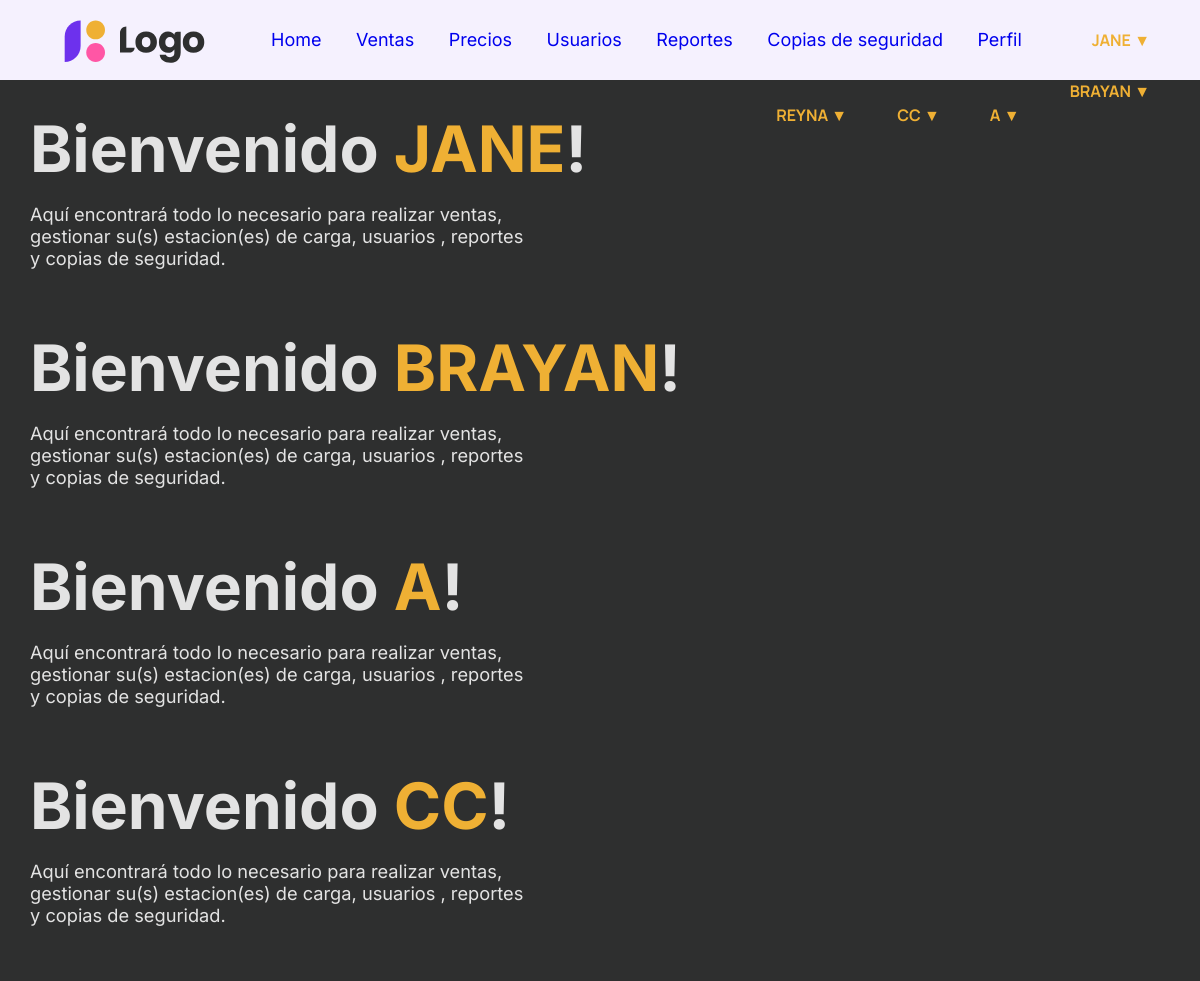
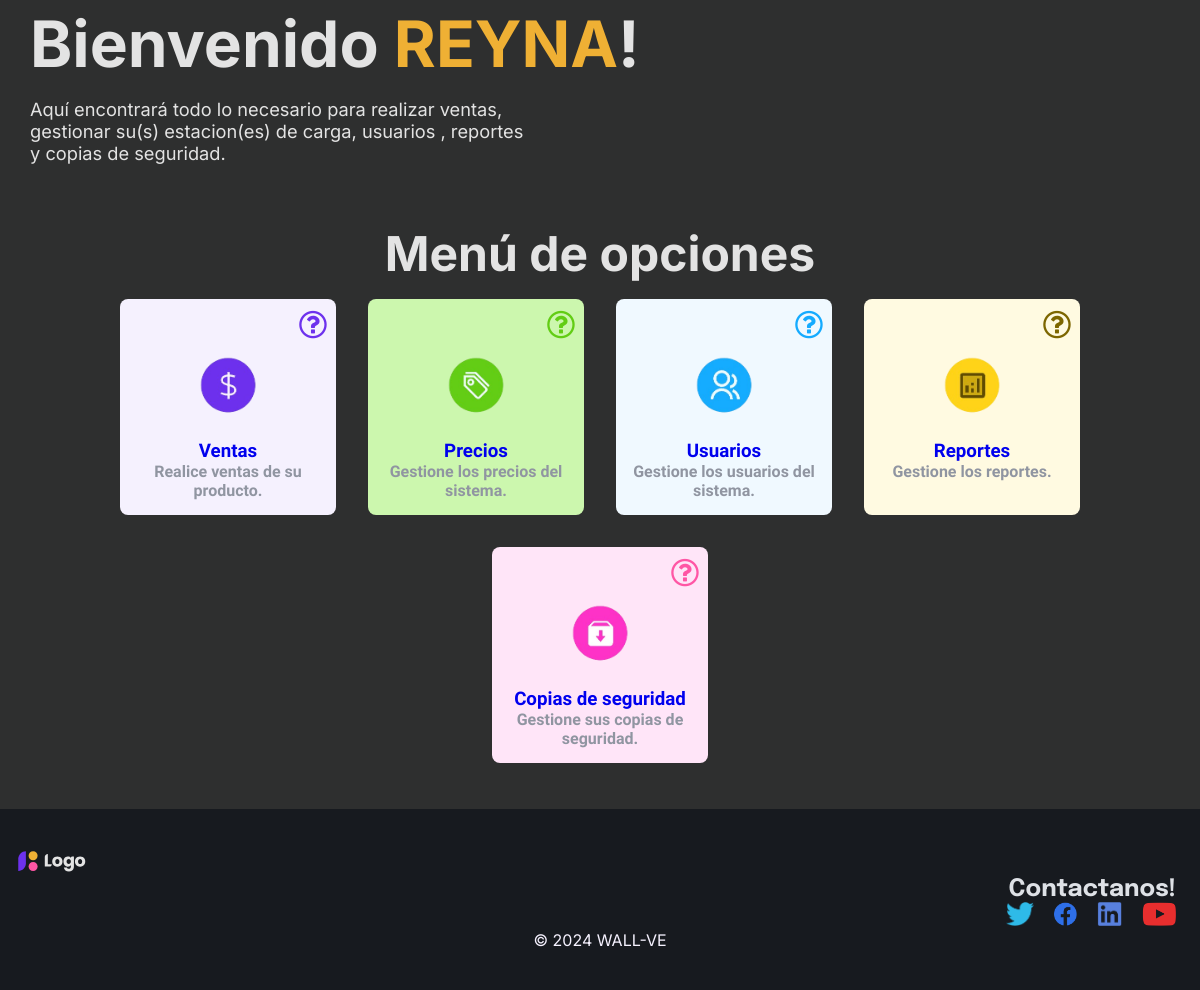
The page /menuAntiguoSinUso.php on the database its author committed (2 pictures, top to bottom).
### tables this page shows
CREATE TABLE `tusuario` (
  `idEmp` int(11) NOT NULL,
  `nombreEmp` varchar(60) NOT NULL,
  `apellidoPEmp` varchar(60) DEFAULT NULL,
  `apellidoMEmp` varchar(60) DEFAULT NULL,
  `fechaNacEmp` date NOT NULL,
  `telEmp` bigint(20) NOT NULL,
  `generoEmp` varchar(12) NOT NULL,
  `emailEmp` varchar(50) NOT NULL,
  `direccionEmp` varchar(60) NOT NULL,
  `ciudadEmp` varchar(60) NOT NULL,
  `turnoEmp` varchar(10) NOT NULL,
  `rolEmp` varchar(20) NOT NULL,
  `idloginEmp` varchar(15) NOT NULL,
  `passEmp` varchar(60) NOT NULL,
  `fIngreso` date NOT NULL
);

### menuAntiguoSinUso.php (the view, shortened to what this page needs)
<!DOCTYPE html>
<html lang="en">
<head>
    <link
      rel="stylesheet"
      href="https://cdnjs.cloudflare.com/ajax/libs/font-awesome/6.0.0-beta3/css/all.min.css"
    />
    <link rel="stylesheet" href="https://cdnjs.cloudflare.com/ajax/libs/font-awesome/4.7.0/css/font-awesome.min.css">
    <link rel="stylesheet" href="./Css/menu.css" />
</head>
<body>
        <nav>
            <a href="#"><img class="logo" src="./img/logoo.svg" alt="logo"></a>
            <ul>
                <li><a href="menu.php"  >Home</a></li>
                <li><a href="Admin_Ventas.html"  >Ventas</a></li>
                <li><a href="Admin_Precios.html"  >Precios</a></li>
                <li><a href="Admin_Usuarios.html"  >Usuarios</a></li>
                <li><a href="Admin_Reportes.html"  >Reportes</a></li>
                <li><a href="Admin_CopiasSeg.html"  >Copias de seguridad</a></li>
                <li><a href="Admin_Perfil.html"  >Perfil</a></li>
           </ul>
           <?php
    include("connection/conexion.php");
    $sql = "select * from tusuario";
    $resultado = mysqli_query($conexion, $sql);
    ?>
    <?php while($usu = mysqli_fetch_assoc($resultado))
    {
    ?>
            <button id="perfil" onclick="mostrarPersonalizacion()">
            <?php echo $usu['nombreEmp'];
                ?> ▼</button>
            <?php
    }
    ?>
        </nav>
    <?php
    include("connection/conexion.php");
    $sql = "select * from tusuario";
    $resultado = mysqli_query($conexion, $sql);
    ?>
    <?php while($usu = mysqli_fetch_assoc($resultado))
    {
    ?>
    <header class="content header">
            <div class="header-content">
                <h2 class="title">Bienvenido <span>
                    <?php echo $usu['nombreEmp'];
                ?></span>!</h2>
            <p>Aquí encontrará todo lo necesario para realizar ventas, gestionar su(s) estacion(es) de carga, usuarios , reportes y copias de seguridad.</p>
            </div>
    </header>
<?php
    }
    ?>
    <section class="content sau">
        <h2 class="title">Menú de opciones</h2>
            <div class="box-container">
                    <a class="box ventas-box" id="cajaVentas" href="Admin_Ventas.html">
                                <i class="fa fa-question-circle-o fa-2x" id="preguntaVentas" aria-hidden="true" title="En este menú, podrá encontrar opciones que lo ayuden a realizar ventas."> </i>
                        <img src="./img/iconos/venta.png" alt="Simbolo de ventas">
                        <h3>Ventas</h3>
                        <p>Realice ventas de su producto.</p>
                    </a>
                    <a class="box precios-box" id="cajaPrecios" href="Admin_Precios.html">
                            <i class="fa fa-question-circle-o fa-2x" id="preguntaPrecios" aria-hidden="true" title="En este menú, podrá encontrar opciones que lo ayuden a gestionar los precios de su producto."></i>
                        <img src="./img/iconos/precio.png" alt="Simbolo de precio">
                        <h3>Precios</h3>
                        <p>Gestione los precios del sistema.</p>
                    </a>
                        <a class="box usuarios-box" id="cajaUsuarios" href="Admin_Usuarios.html">
                            <i class="fa fa-question-circle-o fa-2x" id="preguntaUsuarios" aria-hidden="true" title="En este menú, podrá encontrar opciones que lo ayuden a gestionar los usuarios del sistema."></i>
                            <img src="./img/iconos/usuarios.png" alt="Simbolo de usuarios">
                            <h3>Usuarios</h3>
                            <p>Gestione los usuarios del sistema.</p>
                        </a>
                        <a class="box reportes-box" id="cajaReportes" href="Admin_Reportes.html">
                            <i class="fa fa-question-circle-o fa-2x" id="preguntaReportes" aria-hidden="true" title="En este menú, podrá encontrar opciones que lo ayuden a gestionar diferentes reportes."></i>
                            <img src="./img/iconos/reportes.png" alt="Simbolo de reportes">
                            <h3>Reportes</h3>
                            <p>Gestione los reportes.</p>
                        </a>
                    <a class="box backup-box" id="cajaBackup" href="Admin_CopiasSeg.html">
                        <i class="fa fa-question-circle-o fa-2x" id="preguntaBackups" aria-hidden="true" title="En este menú, podrá encontrar opciones que lo ayuden a gestionar sus copias de seguridad y restauraciones."></i>
                            <img src="./img/iconos/respaldo.png" alt="Simbolo de backup">
                            <h3>Copias de seguridad</h3>
                            <p>Gestione sus copias de seguridad.</p>
                    </a>
            </div>
    </section>
    <footer>
        <div class="logoF">
            <a href="#"><img src="./img/logoow.svg"
                " id="logoFinal"alt="Logo"></a>
        </div>
        <div class="social">
            <h2 class="contacto">Contactanos!</h2>
            <a href="#"><img src="./img/rrss/twitter.png" alt="" srcset=""></a>
            <a href="#"><img src="./img/rrss/facebook.png" alt="" srcset=""></a>
            <a href="#"><img src="./img/rrss/linkedin.png" alt="" srcset=""></a>
            <a href="#"><img src="./img/rrss/youtube.png" alt="" srcset=""></a>
        </div>
        <p class="copyright"> &copy 2024 WALL-VE </p>
    </footer>
</body>
</html>

### Css/menu.css (style rules this page uses)
* { padding: 0; margin: 0; text-decoration: none; list-style: none; }
body { font-family: 'Inter'; background: #2E2F2F; }
nav { height: 80px; background: #F5F1FEFF; }
.logo { position: absolute; width: 150px; top: 1rem; left: 5%; }
nav ul { float:left; margin-top: 0.313rem; margin-left: 16rem }
nav ul li { display: inline-block; line-height: 50px; margin: 10px 15px; }
nav ul li a { position: relative; font-size: 18px; }
nav #perfil { font-family: 'Manrope'; color:#EFB034FF; text-transform: uppercase; font-weight: bold; float:right; margin-top:29px; margin-right:50px; background: none; border: none; font-size:16px; cursor:pointer; }
header { display: flex; }
header .title { font-size: 4rem; }
header p { margin-top:1rem; font-size: 1.14rem; width: 31rem; text-wrap:wrap; }
span { color: #EFB034FF; text-transform: uppercase; }
.content { padding: 30px; background:#2E2F2F; color:#E3E3E3 }
.sau .title { display: flex; justify-content: center; align-items: center; font-size: 3rem; }
.box-container { display: flex; justify-content: center; flex-wrap: wrap; text-align: center; color: #171A1FFF; }
.box-container .box { height: 13.5rem; width: 13.5rem; text-align: center; border-radius: 0.5rem; margin:1rem }
.box img { width: 5.5rem; }
.box p,h3 { font-family: 'Lexend'; font-weight: bold; }
.box p { color:#9095A1; }
.fa-question-circle-o { margin-left: 170px; margin-top: 10px; }
#preguntaVentas { color: #6D31EDFF; }
#preguntaPrecios { color: #62CD14FF; }
#preguntaUsuarios { color: #15ABFFFF; }
#preguntaReportes { color: #7D6600FF; }
#preguntaBackups { color: #FF56A5FF; }
#cajaVentas { background: #F5F1FEFF; }
.ventas-box { position: relative; overflow: hidden; }
.ventas-box .fa-question-circle-o { position: relative; z-index: 1; }
#cajaPrecios { background: #CCF7AE; }
.precios-box { position: relative; overflow: hidden; }
.precios-box .fa-question-circle-o { position: relative; z-index: 1; }
#cajaUsuarios { background: #F0F9FF; }
.usuarios-box { position: relative; overflow: hidden; }
.usuarios-box .fa-question-circle-o { position: relative; z-index: 1; }
#cajaReportes { background: #FFFAE1; }
.reportes-box { position: relative; overflow: hidden; }
.reportes-box .fa-question-circle-o { position: relative; z-index: 1; }
#cajaBackup { background: #FFE5F8; }
.backup-box { position: relative; overflow: hidden; }
.backup-box .fa-question-circle-o { position: relative; z-index: 1; }
footer { padding:40px 0; background: #171A1F; height: 100%; color: #F5F1FEFF; }
footer p { text-align: center; }
footer .social { text-align: right; padding-right: 1.5rem; color: #DEE1E6FF; font-family: epilogue; font-size:1rem }
footer img { height: 1.5rem; padding-left: 1rem; }

### rows shown on the page
tusuario: nombreEmp "JANE"
tusuario: nombreEmp "BRAYAN"
tusuario: nombreEmp "A"
tusuario: nombreEmp "CC"
tusuario: nombreEmp "REYNA"
